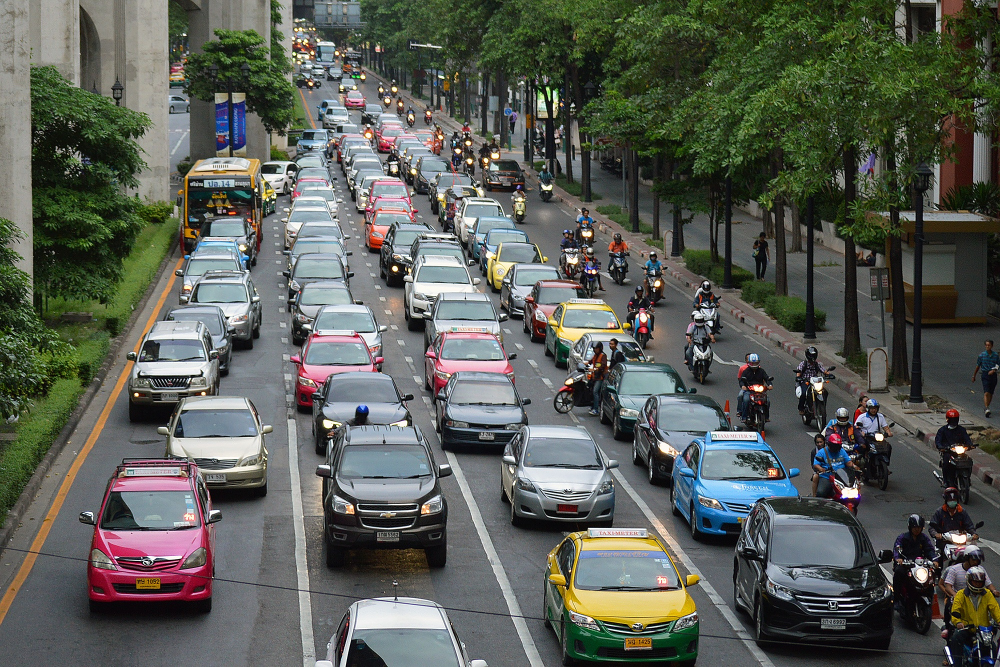
#> input picture dataset/images/test.jpg, 2000 x 1333 px (shown at 1/2 size)
$ python cv_test.py
#> lines starting #> are read from the running program, lines starting #| are printed output that depends on the picture
import cv2

# Read image
image = cv2.imread("dataset/images/test.jpg")
#> image is the input picture: shape (1333, 2000, 3); mean B, G, R 86.2, 93.6, 89.8

# Check if image loaded
if image is None:
    print("Image not found!")
    exit()

# Resize image
image = cv2.resize(image, (640, 480))
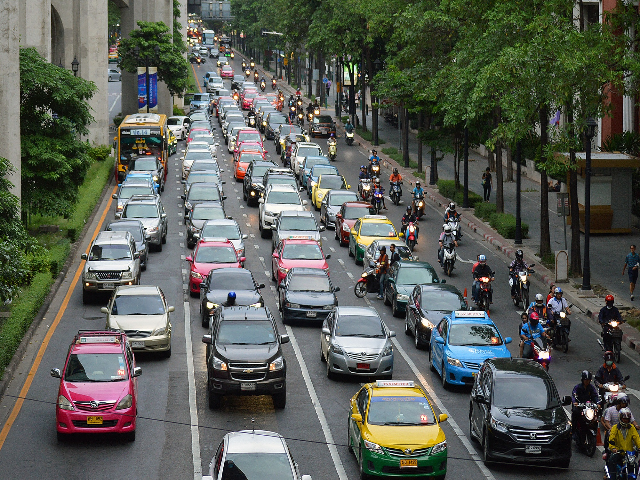
#> image: shape (480, 640, 3); mean B, G, R 86.1, 93.5, 89.6

# Convert to grayscale
gray = cv2.cvtColor(image, cv2.COLOR_BGR2GRAY)
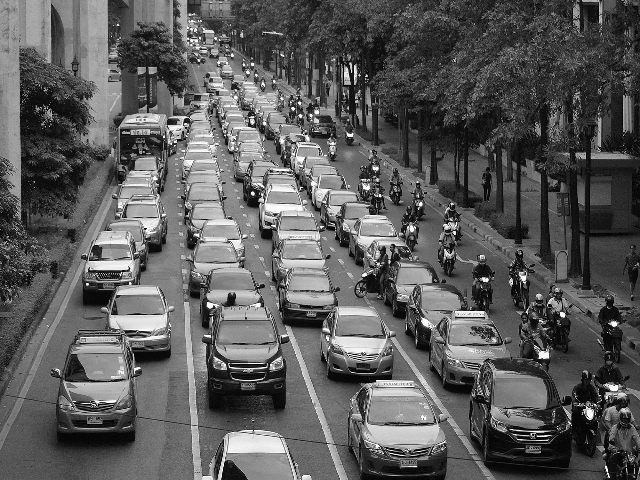
#> gray: shape (480, 640); min 0, max 255, mean 91.5

# Show images
cv2.imshow("Original Image", image)
cv2.imshow("Grayscale Image", gray)

cv2.waitKey(1)
cv2.destroyAllWindows()
